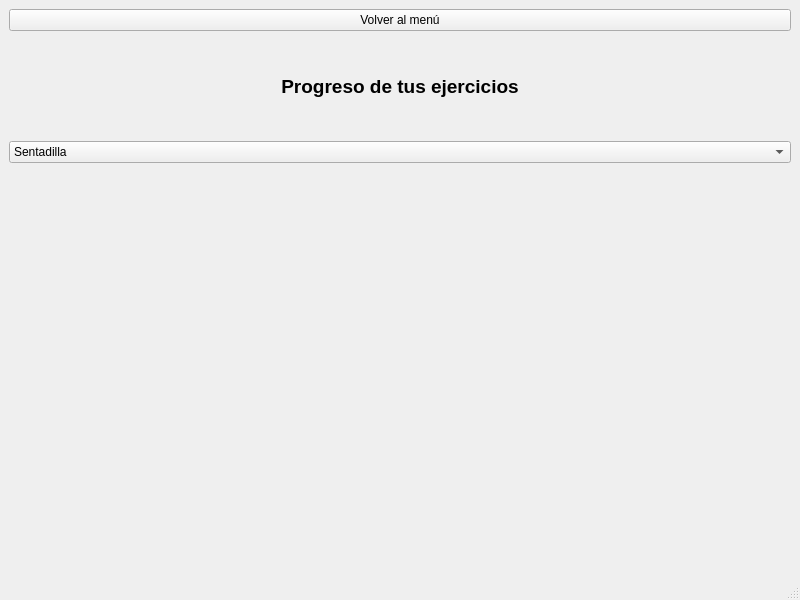
<?xml version="1.0" encoding="UTF-8"?>
<ui version="4.0">
 <class>VistaProgreso</class>
 <widget class="QMainWindow" name="VistaProgreso">
  <property name="geometry">
   <rect>
    <x>0</x>
    <y>0</y>
    <width>800</width>
    <height>600</height>
   </rect>
  </property>
  <property name="windowTitle">
   <string>Progreso de Entrenamiento</string>
  </property>
  <widget class="QWidget" name="centralwidget">
   <layout class="QVBoxLayout" name="verticalLayout">
    <item>
     <widget class="QPushButton" name="btn_volver">
      <property name="text">
       <string>Volver al menú</string>
      </property>
     </widget>
    </item>

    <item>
     <widget class="QLabel" name="labelTitulo">
      <property name="text">
       <string>Progreso de tus ejercicios</string>
      </property>
      <property name="alignment">
       <set>Qt::AlignCenter</set>
      </property>
      <property name="font">
       <font>
        <pointsize>14</pointsize>
        <bold>true</bold>
       </font>
      </property>
     </widget>
    </item>

    <item>
     <widget class="QComboBox" name="comboEjercicio">
      <property name="currentText">
       <string>Sentadilla</string>
      </property>
      <item>
       <property name="text">
        <string>Sentadilla</string>
       </property>
      </item>
      <item>
       <property name="text">
        <string>Press Banca</string>
       </property>
      </item>
      <item>
       <property name="text">
        <string>Peso Muerto</string>
       </property>
      </item>
     </widget>
    </item>

    <item>
     <widget class="QWidget" name="graficaWidget">
      <property name="minimumSize">
       <size>
        <width>600</width>
        <height>400</height>
       </size>
      </property>
     </widget>
    </item>

   </layout>
  </widget>
  <widget class="QMenuBar" name="menubar"/>
  <widget class="QStatusBar" name="statusbar"/>
 </widget>
 <resources/>
 <connections/>
</ui>
